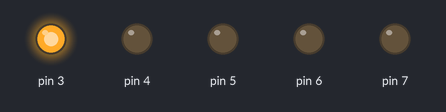
This sketch was run on a simulated Arduino Uno, built with avr-gcc and run on an emulated ATmega328P. Shown: output pins drawn as LEDs (lit = HIGH).

Above: at 0.2 s.
At 1.7 s:
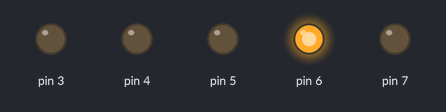
At 2.5 s:
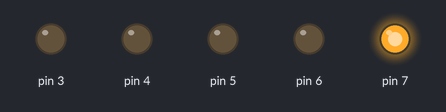
At 4.2 s:
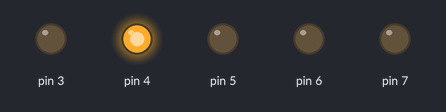
At 6.2 s:
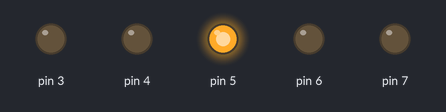
Timing chart, 0 to 6.5 s (numbered marks = the images above):
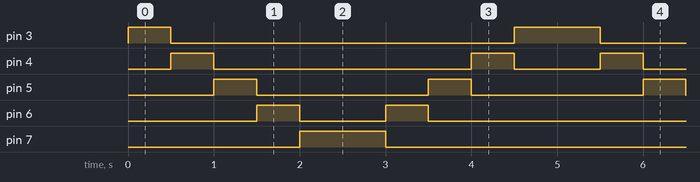

Measured:
- by itself, pin 3: repeats every 5.0 s: LOW 4.0 s, HIGH 1.0 s
- by itself, pin 4: repeats every 5.0 s: LOW 3.0 s, HIGH 0.50 s, LOW 1.0 s, HIGH 0.50 s
- by itself, pin 5: alternates HIGH for 0.50 s and LOW for 2.0 s
- by itself, pin 6: repeats every 5.0 s: LOW 1.0 s, HIGH 0.50 s, LOW 3.0 s, HIGH 0.50 s
- by itself, pin 7: alternates HIGH for 1.0 s and LOW for 4.0 s

The sketch:

karasimsek.ino
```cpp
void setup()
{
  pinMode(3, OUTPUT);
  pinMode(4, OUTPUT);
  pinMode(5, OUTPUT);
  pinMode(6, OUTPUT);
  pinMode(7, OUTPUT);
}

void loop()
{
  for(int a=3; a<=7; a++)   // ledleri sırayla yakmak için for döngüsü kullanıyoruz.
  {
    digitalWrite(a, HIGH);
    delay(500);          // 0,5 saniye bekletiyoruz.
    digitalWrite(a, LOW);
  }

  for(int a=7; a>=3; a--)
  {
    digitalWrite(a, HIGH);
    delay(500);
    digitalWrite(a, LOW);
  }
}
```
